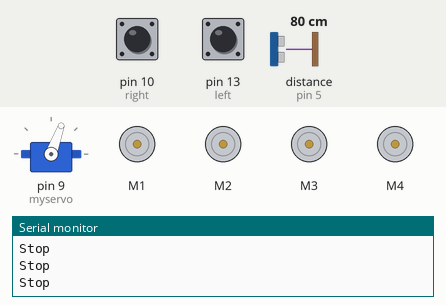
Bench run of a sketch on a simulated Arduino Uno, built with avr-gcc and run on an emulated ATmega328P. Parts: servo, 4 × DC motor (green arrow = forward, orange = backward, longer = faster), the last lines printed to the serial monitor. Wiring (inferred from the names in the program): ultrasonic range finder: trigger pin 7; echo pin 5. The inputs (shaded band) are chosen by the test bench; at power-on: pin 10 (right) HIGH, pin 13 (left) HIGH, distance to the obstacle (sensor on pin 5) 80 cm. The echo pulse lasts 58.3 µs per cm.

Above: at 1.2 s.
1.3 s: pin 10 (right) pulled LOW for 0.15 s
At 1.53 s:
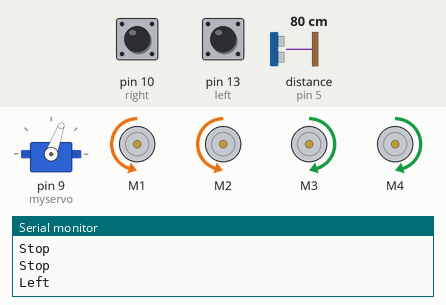
3.0 s: pin 13 (left) pulled LOW for 0.15 s
At 3.21 s:
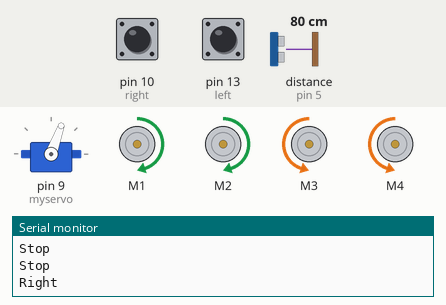
4.7 s: distance to the obstacle (sensor on pin 5) set to 299 cm
7.7 s: pin 10 (right) pulled LOW for 3.2 s
At 8.9 s:
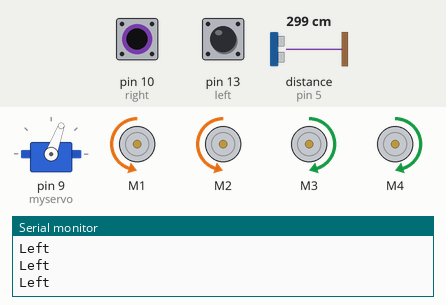
12.6 s: pin 13 (left) pulled LOW for 3.2 s
At 14.0 s:
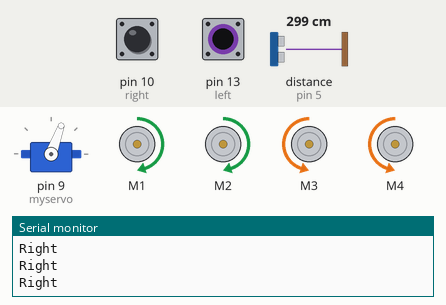
17.4 s: pin 10 (right) driven LOW and pin 13 (left) driven LOW
At 18.7 s:
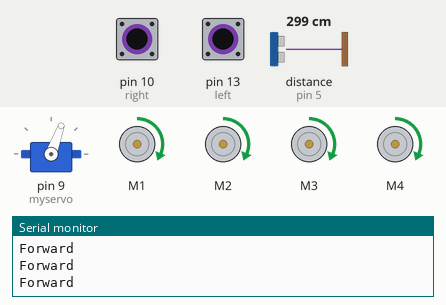
Timing chart, 0 to 20.0 s (numbered marks = the images above; inputs shaded):
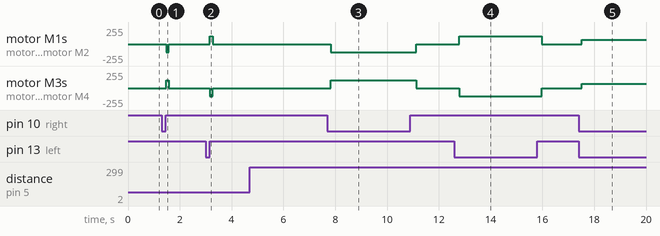

The sketch:

ObstacleAvoidance.ino
```cpp
#include <AFMotor.h>
#include <Servo.h>

Servo myservo;

#define trigPin 7
#define echoPin 5
#define Speed 100

const int left = 13;
const int right = 10;

AF_DCMotor motor1(1, MOTOR12_1KHZ);
AF_DCMotor motor2(2, MOTOR12_1KHZ);
AF_DCMotor motor3(3, MOTOR34_1KHZ);
AF_DCMotor motor4(4, MOTOR34_1KHZ);

void setup() {
  Serial.begin(9600);
  myservo.attach(9);
  myservo.write(70);
  pinMode(left, INPUT);
  pinMode(right, INPUT);
  pinMode(echoPin, INPUT);
  pinMode(trigPin, OUTPUT);
  motor1.setSpeed(Speed);
  motor2.setSpeed(Speed);
  motor3.setSpeed(Speed);
  motor4.setSpeed(Speed);
}

void loop() {
  int left_IR = digitalRead(left);
  int right_IR = digitalRead(right);
  int distance_F = UltrasonicRead();

  if (left_IR == LOW && right_IR == LOW) {
    if (distance_F > 30) {
      Serial.println("Forward");
      setSpeed(65);
      Forward();
    } else {
      setSpeed(0);
      Stop();
    }
  } else if (left_IR == HIGH && right_IR == LOW) {
    Serial.println("Left");
    setSpeed(120);
    Left();
  } else if (left_IR == LOW && right_IR == HIGH) {
    Serial.println("Right");
    setSpeed(120);
    Right();
  } else {
    Serial.println("Stop");
    setSpeed(0);
    Stop();
  }
}

int UltrasonicRead() {
  digitalWrite(trigPin, LOW);
  delayMicroseconds(4);
  digitalWrite(trigPin, HIGH);
  delayMicroseconds(10);
  digitalWrite(trigPin, LOW);
  long duration = pulseIn(echoPin, HIGH);
  long cm = (duration * 0.0324) / 2;
  delay(100);
  return cm;
}

void setSpeed(int value) {
  motor1.setSpeed(value);
  motor2.setSpeed(value);
  motor3.setSpeed(value);
  motor4.setSpeed(value);
}

void Forward() {
  motor1.run(FORWARD);
  motor2.run(FORWARD);
  motor3.run(FORWARD);
  motor4.run(FORWARD);
}

void Backward() {
  motor1.run(BACKWARD);
  motor2.run(BACKWARD);
  motor3.run(BACKWARD);
  motor4.run(BACKWARD);
}

void Left() {
  motor1.run(BACKWARD);
  motor2.run(BACKWARD);
  motor3.run(FORWARD);
  motor4.run(FORWARD);
}

void Right() {
  motor1.run(FORWARD);
  motor2.run(FORWARD);
  motor3.run(BACKWARD);
  motor4.run(BACKWARD);
}

void Stop() {
  motor1.run(RELEASE);
  motor2.run(RELEASE);
  motor3.run(RELEASE);
  motor4.run(RELEASE);
}
```

Measured:
- after the input at 1.3 s, motor M1, motor M2: stopped → backward 120/255 after 0.18 s, → stopped 0.11 s later; motor M3, motor M4: stopped → forward 120/255 after 0.18 s, → stopped 0.11 s later
- after the input at 3.0 s, motor M1, motor M2: stopped → forward 120/255 after 0.17 s, → stopped 0.11 s later; motor M3, motor M4: stopped → backward 120/255 after 0.17 s, → stopped 0.11 s later
- after the input at 7.7 s, motor M1, motor M2: stopped → backward 120/255 after 0.12 s, → stopped 3.3 s later; motor M3, motor M4: stopped → forward 120/255 after 0.12 s, → stopped 3.3 s later
- after the input at 12.6 s, motor M1, motor M2: stopped → forward 120/255 after 0.19 s, → stopped 3.2 s later; motor M3, motor M4: stopped → backward 120/255 after 0.19 s, → stopped 3.2 s later
- after the input at 17.4 s, motor M1–4: stopped → forward 65/255 after 0.12 s
